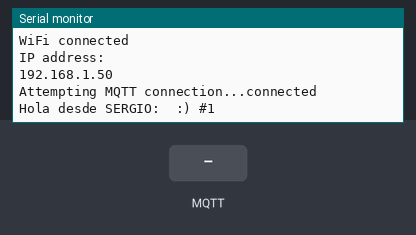
Simulated run of this sketch. Board: ESP8266 (NodeMCU). Parts: the last lines printed to the serial monitor. The inputs (shaded band) are chosen by the test bench. WiFi joins after 1.5 s; servers stay silent unless stated; no MQTT or app messages arrive unless stated.

Above: at 2.7 s.
2.8 s: MQTT message "1" arrives on the first subscribed topic
At 3.5 s:
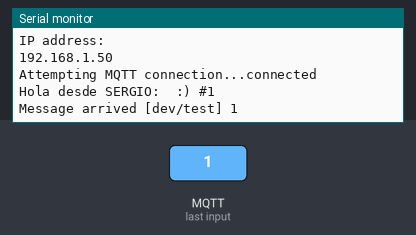
4.3 s: MQTT message "on" arrives on the first subscribed topic
At 4.6 s:
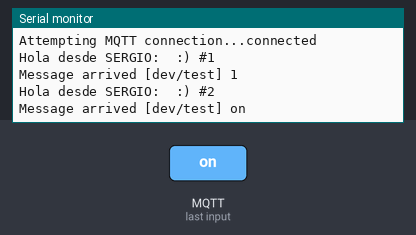
5.8 s: MQTT message "off" arrives on the first subscribed topic
At 5.96 s:
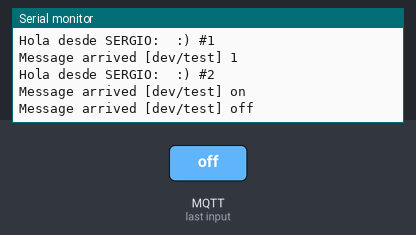
Timing chart, 0 to 8.8 s (numbered marks = the images above; inputs shaded):
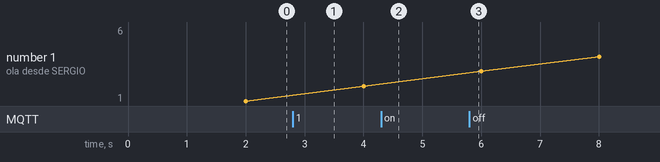

The sketch:

suscripcion_host.ino
```cpp
//#include "WiFi.h"
#include <ESP8266WiFi.h>
#include <PubSubClient.h>

// Update these with uvalues suitable for your network.

const char* ssid = "IBERO";
const char* password = "";
const char* mqtt_server = "172.16.44.207";

WiFiClient espClient;
PubSubClient client(espClient);
long lastMsg = 0;
char msg[50];
int value = 0;

void setup() {
  //pinMode(BUILTIN_LED, OUTPUT);     // Initialize the BUILTIN_LED pin as an output
  Serial.begin(115200);
  setup_wifi();
  client.setServer(mqtt_server, 1883);
  client.setCallback(callback);
}

void setup_wifi() {

  delay(10);
  // We start by connecting to a WiFi network
  Serial.println();
  Serial.print("Connecting to ");
  Serial.println(ssid);

  WiFi.mode(WIFI_STA);
  WiFi.begin(ssid, password);

  while (WiFi.status() != WL_CONNECTED) {
    delay(500);
    Serial.print(".");
  }

  Serial.println("");
  Serial.println("WiFi connected");
  Serial.println("IP address: ");
  Serial.println(WiFi.localIP());
}

void callback(char* topic, byte* payload, unsigned int length) {
  Serial.print("Message arrived [");
  Serial.print(topic);
  Serial.print("] ");
  for (int i = 0; i < length; i++) {
    Serial.print((char)payload[i]);
  }
  Serial.println();
 /*
  // Switch on the LED if an 1 was received as first character
  if ((char)payload[0] == '1') {
    digitalWrite(BUILTIN_LED, LOW);   // Turn the LED on (Note that LOW is the voltage level
    // but actually the LED is on; this is because
    // it is acive low on the ESP-01)
  } else {
    digitalWrite(BUILTIN_LED, HIGH);  // Turn the LED off by making the voltage HIGH
  }*/

}

void reconnect() {
  // Loop until we're reconnected
  while (!client.connected()) {
    Serial.print("Attempting MQTT connection...");
    // Attempt to connect
    if (client.connect("ESP8266Client")) {
      Serial.println("connected");
      // Once connected, publish an announcement...
     // client.publish("dev/test", "Hola desde SERGIO: ");
      // ... and resubscribe
      client.subscribe("dev/test");
    } else {
      Serial.print("failed, rc=");
      Serial.print(client.state());
      Serial.println(" try again in 5 seconds");
      // Wait 5 seconds before retrying
      delay(5000);
    }
  }
}

void loop() {

  if (!client.connected()) {
    reconnect();
  }
  client.loop();

  long now = millis();
  if (now - lastMsg > 2000) {
    lastMsg = now;
    ++value;
    snprintf (msg, 75, ":) #%ld", value);
    Serial.print("Hola desde SERGIO:  ");
    Serial.println(msg);
    client.publish("dev/test", msg);
    //delay(1000);
  }
}
```

Measured:
- after the input at 2.8 s, the serial monitor: prints a new line at once (image 1)
- after the input at 4.3 s, the serial monitor: prints a new line at once (image 2)
- after the input at 5.8 s, the serial monitor: prints a new line at once (image 3)
